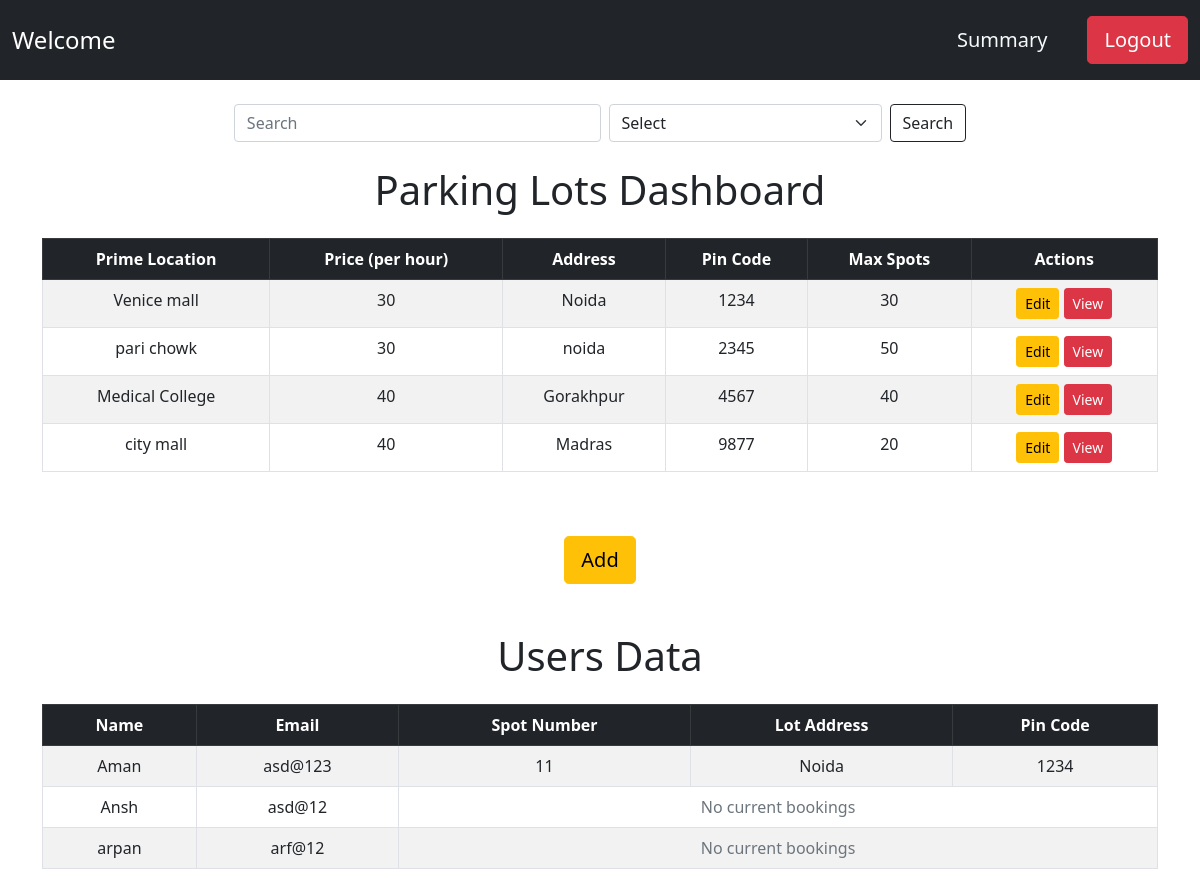
The page /admin.html on the database as committed earlier.
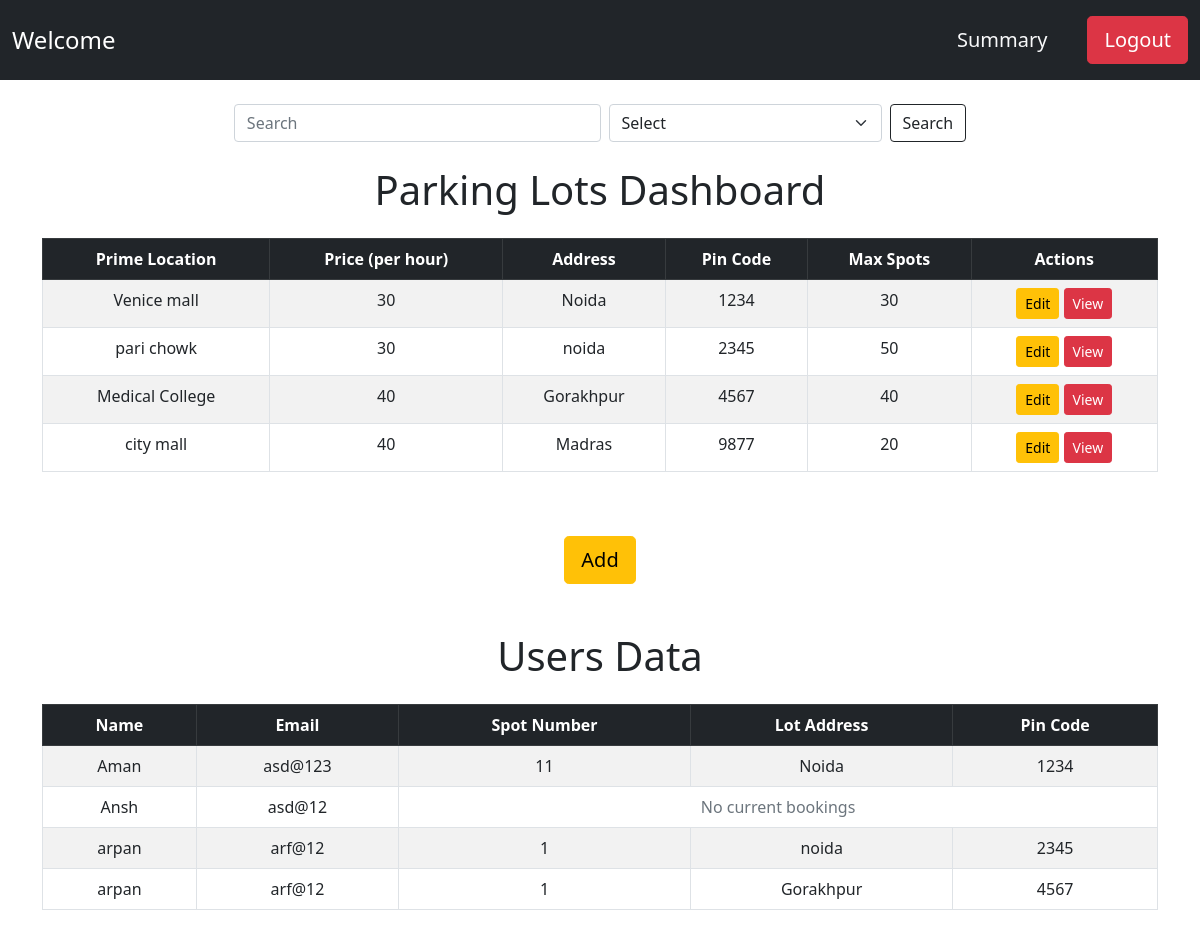
The same page on the database as committed later.
### models.py (models this page shows)
class Lot(db.Model):
    id = db.Column(db.Integer, primary_key=True)
    prime_location = db.Column(db.String(), unique=True, nullable=False)
    price = db.Column(db.Integer, nullable=False)
    address = db.Column(db.String(), unique=True, nullable=False)
    pin_code = db.Column(db.Integer, nullable=False)
    maximum_spots = db.Column(db.Integer)
    spots = db.relationship('Spot', backref='lot', lazy=True)

class User(db.Model):
    id = db.Column(db.Integer, primary_key=True)
    username = db.Column(db.String(), unique=True, nullable=False)
    email = db.Column(db.String(), unique=True, nullable=False)
    password = db.Column(db.String(), nullable=False)
    role = db.Column(db.String(), default='user')
    location = db.Column(db.String(), unique=False, nullable=True)
    vehicle_number = db.Column(db.String(), unique=True,nullable=True)
    pin = db.Column(db.Integer,nullable=True)
    posts = db.relationship('Release', backref='user', lazy=True)

class Spot(db.Model):
    id = db.Column(db.Integer, primary_key=True)
    lot_id = db.Column(db.Integer, db.ForeignKey('lot.id'), nullable=False)
    user_id = db.Column(db.Integer, db.ForeignKey('user.id'), nullable=True)
    spot_number = db.Column(db.Integer, nullable = False)
    status = db.Column(db.String(), default='available')
    user = db.relationship('User', backref='spots')
    releases = db.relationship('Release', backref='spot', lazy=True)

### app.py (the view)
@app.route('/admin.html', methods=['GET', 'POST'])
def admin():
    lots = Lot.query.all()
    users = User.query.filter(User.role == 'user').all()
    return render_template('admin.html', lots = lots, users=users)

### templates/admin.html (shortened to what this page needs)
<!DOCTYPE html>
<html lang="en">
<head>
 <link href="https://cdn.jsdelivr.net/npm/bootstrap@5.0.2/dist/css/bootstrap.min.css" rel="stylesheet">
</head>
<body>
<nav class="navbar navbar-dark bg-dark py-3">
  <div class="container-fluid">
    <a class="navbar-brand fs-4" href="#">Welcome {{ user }}</a>
    <div class="d-flex align-items-center gap-4">
      <a class="nav-link text-light fs-5" href="/summary">Summary</a>
      <a class="btn btn-lg btn-danger" href="/login">Logout</a>
    </div>
  </div>
</nav>
<div class="container my-4">
  <form class="row g-2 justify-content-center align-items-center" action="/search" method="get">
    <div class="col-md-4">
      <input class="form-control" type="search" placeholder="Search" aria-label="Search" name="search" required>
    </div>
    <div class="col-md-3">
      <select class="form-select" aria-label="Select search key" name="key" required>
        <option value="" disabled selected>Select</option>
      </select>
    </div>
    <div class="col-auto">
      <button class="btn btn-outline-dark" type="submit">Search</button>
    </div>
  </form>
</div>
<h1 class="text-center my-4">Parking Lots Dashboard</h1>
<div class="container mb-5" style="max-height: 400px; overflow-y: auto;">
  <table class="table table-bordered table-striped text-center">
    <thead class="table-dark">
      <tr>
        <th>Prime Location</th>
        <th>Price (per hour)</th>
        <th>Address</th>
        <th>Pin Code</th>
        <th>Max Spots</th>
        <th>Actions</th>
      </tr>
    </thead>
    <tbody>
      {% for lot in lots %}
      <tr>
        <td>{{ lot.prime_location }}</td>
        <td>{{ lot.price }}</td>
        <td>{{ lot.address }}</td>
        <td>{{ lot.pin_code }}</td>
        <td>{{ lot.maximum_spots }}</td>
        <td>
          <a href="{{ url_for('edit_parking', lot_id=lot.id) }}" class="btn btn-warning btn-sm">Edit</a>
          <a href="{{ url_for('view_spot', lot_id=lot.id) }}" class="btn btn-danger btn-sm">View</a>
        </td>
      </tr>
      {% endfor %}
    </tbody>
  </table>
</div>
<div class="text-center mb-5">
  <a href="/new_parking.html" class="btn btn-warning btn-lg">Add</a>
</div>
<h1 class="text-center my-4">Users Data</h1>
<div class="container mb-5" style="max-height: 400px; overflow-y: auto;">
  <table class="table table-bordered table-striped text-center">
    <thead class="table-dark">
      <tr>
        <th>Name</th>
        <th>Email</th>
        <th>Spot Number</th>
        <th>Lot Address</th>
        <th>Pin Code</th>
      </tr>
    </thead>
    <tbody>
      {% for user in users %}
        {% set booked_spots = user.spots | selectattr('status', 'equalto', 'Booked') | list %}
        {% if booked_spots %}
          {% for spot in booked_spots %}
          <tr>
            <td>{{ user.username }}</td>
            <td>{{ user.email }}</td>
            <td>{{ spot.spot_number }}</td>
            <td>{{ spot.lot.address }}</td>
            <td>{{ spot.lot.pin_code }}</td>
          </tr>
          {% endfor %}
        {% else %}
          <tr>
            <td>{{ user.username }}</td>
            <td>{{ user.email }}</td>
            <td colspan="3" class="text-muted">No current bookings</td>
          </tr>
        {% endif %}
      {% endfor %}
    </tbody>
  </table>
</div>
</body>
</html>

Rows that differ between the two databases and show on the page:
no longer on one of the page's lists (row unchanged): User: username "arpan", email "arf@12"
changed User "arpan": gains Spot ({{ user.username }} "arpan", {{ user.email }} "arf@12", spot_number "1", lot.address "noida", lot.pin_code "2345"); gains Spot ({{ user.username }} "arpan", {{ user.email }} "arf@12", spot_number "1", lot.address "Gorakhpur", lot.pin_code "4567")
